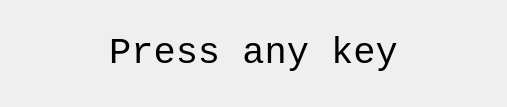
<?xml version="1.0" encoding="UTF-8"?>
<ui version="4.0">
 <class>QtBoenkenPressKeyDialog</class>
 <widget class="QDialog" name="QtBoenkenPressKeyDialog">
  <property name="geometry">
   <rect>
    <x>0</x>
    <y>0</y>
    <width>507</width>
    <height>107</height>
   </rect>
  </property>
  <property name="font">
   <font>
    <family>Courier New</family>
    <pointsize>28</pointsize>
   </font>
  </property>
  <property name="windowTitle">
   <string>Dialog</string>
  </property>
  <layout class="QHBoxLayout" name="horizontalLayout">
   <item>
    <widget class="QLabel" name="label_2">
     <property name="text">
      <string/>
     </property>
     <property name="pixmap">
      <pixmap resource="Boenken.qrc">:/images/Human.png</pixmap>
     </property>
     <property name="scaledContents">
      <bool>true</bool>
     </property>
    </widget>
   </item>
   <item>
    <widget class="QLabel" name="label">
     <property name="text">
      <string>Press any key</string>
     </property>
     <property name="alignment">
      <set>Qt::AlignCenter</set>
     </property>
    </widget>
   </item>
   <item>
    <widget class="QLabel" name="label_3">
     <property name="text">
      <string/>
     </property>
     <property name="pixmap">
      <pixmap resource="Boenken.qrc">:/images/Human.png</pixmap>
     </property>
     <property name="scaledContents">
      <bool>true</bool>
     </property>
    </widget>
   </item>
  </layout>
 </widget>
 <resources>
  <include location="Boenken.qrc"/>
 </resources>
 <connections/>
</ui>
